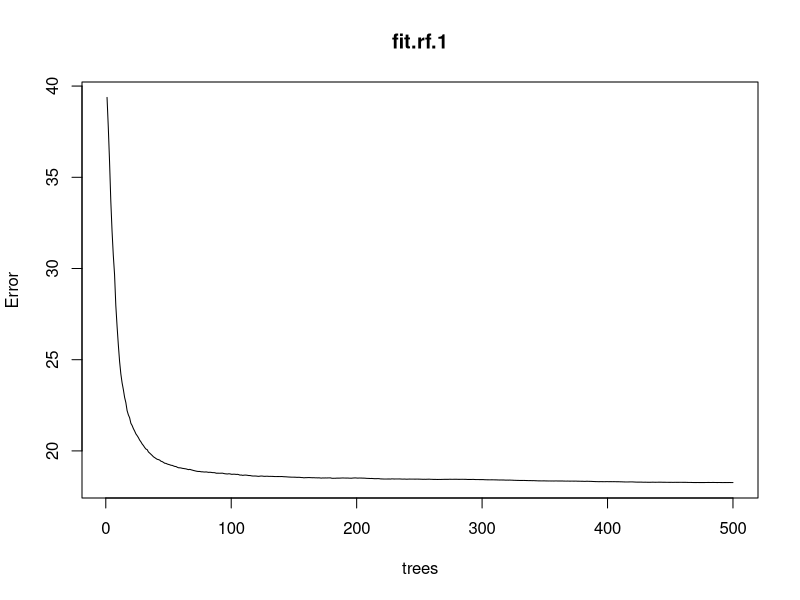
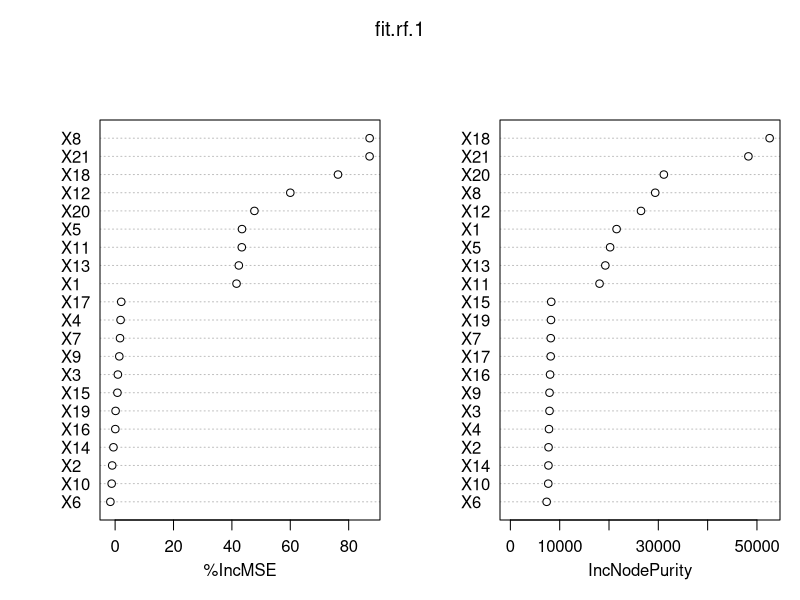

Write R code to recreate these figures, in order. (Note: a time limit stopped this script after it produced the figures.)
## ---- chunk 1
data <- read.csv("training_data.csv", header=TRUE)
head(data)
### We will also often need to calculate MSE using an observed
### and a prediction vector. This is another useful function.
get.MSPE = function(Y, Y.hat){
  return(mean((Y - Y.hat)^2))
}

### Create k CV folds for a dataset of size n
get.folds = function(n, K) {
  ### Get the appropriate number of fold labels
  n.fold = ceiling(n / K) # Number of observations per fold (rounded up)
  fold.ids.raw = rep(1:K, times = n.fold) # Generate extra labels
  fold.ids = fold.ids.raw[1:n] # Keep only the correct number of labels
  
  ### Shuffle the fold labels
  folds.rand = fold.ids[sample.int(n)]
  
  return(folds.rand)
}


#################################################################################
### In this tutorial, we will use random forests on the wine quality data to  ###
### predict Y using a subset of the other predictors. We will also see  ###
### a new way to do tuning using out-of-bag error                             ###
#################################################################################

library(randomForest)

set.seed(36597804)

#source("Tutorials/Read_Wine_Data.R")
#source("Tutorials/Sec05_Tutorial_Helper.R")


### We will start by fitting a single random forest so we can see how it works.
### Random forests are fit in R using the randomForest() function in the randomForest
### package. This function uses formula/data syntax. Other options include ntree,
### nodesize, and mtry for, respectively, the number of trees to fit, the terminal
### node size, and the number of predictor candidates to include for each tree. You
### can also set importance to TRUE to get variable importance, and keep.forest to
### TRUE if you want to store the resulting forest (you will pretty much always want
### to do this, and the default is TRUE, so we will just leave out keep.forest).
### Let's just leave all the settings at their default values and see how we do
### (we do need to set importance to TRUE)
fit.rf.1 <- randomForest(Y ~ ., data = data, importance = T)

### Plotting this RF object lets us see if we used enough trees. If not, you can
### change this by re-running randomForest() and setting ntree to a higher
### number (default is 500)
plot(fit.rf.1)

### We can get variable importance measures using the importance() function, and
### we can plot them using VarImpPlot()
importance(fit.rf.1)
varImpPlot(fit.rf.1)

### We can get out-of-bag (OOB) error directly from the predict() function.
### Specifically, if we don't include a new dataset, R gives the OOB predictions
### on the training set.
OOB.pred.1 <- predict(fit.rf.1)
(OOB.MSPE.1 <- get.MSPE(data$Y, OOB.pred.1))

### For reference, we can get the SMSE by using our training set with predict()
sample.pred.1 <- predict(fit.rf.1, data)
(SMSE.1 <- get.MSPE(data$Y, sample.pred.1))



###############################################################################
### Now, let's look at how to tune random forests using OOB error. We will  ###
### consider mtry = 1,2,3,4 and nodesize = 2, 5, 8.                         ###
###############################################################################

### Set parameter values
#all.mtry <- 1:4
#all.nodesize <- c(2, 5, 8)
#all.mtry <- 2:4
#all.nodesize <- c(5, 8)
#all.mtry <- c(9,10,11,12) 
#all.nodesize <- c(4,5)
all.mtry <- c(11)
all.nodesize <- c(4)
all.pars <- expand.grid(mtry = all.mtry, nodesize = all.nodesize)
n.pars <- nrow(all.pars)

### Number of times to replicate process. OOB errors are based on bootstrapping,
### so they are random and we should repeat multiple runs
M <- 5

### Create container for OOB MSPEs
OOB.MSPEs <- array(0, dim = c(M, n.pars))

for (i in 1:n.pars) {
  ### Print progress update
  print(paste0(i, " of ", n.pars))
  
  ### Get current parameter values
  this.mtry <- all.pars[i, "mtry"]
  this.nodesize <- all.pars[i, "nodesize"]
  
  ### Fit random forest models for each parameter combination
  ### A second for loop will make our life easier here
  for (j in 1:M) {
    ### Fit model using current parameter values. We don't need variable
    ### importance measures here and getting them takes time, so set
    ### importance to F
    fit.rf <- randomForest(Y ~ .,
                           data = data, importance = F,
                           mtry = this.mtry, nodesize = this.nodesize
    )
    
    ### Get OOB predictions and MSPE, then store MSPE
    OOB.pred <- predict(fit.rf)
    OOB.MSPE <- get.MSPE(data$Y, OOB.pred)
    
    OOB.MSPEs[j, i] <- OOB.MSPE # Be careful with indices for OOB.MSPEs
  }
}


### We can now make an MSPE boxplot. First, add column names to indicate
### which parameter combination was used. Format is mtry-nodesize
names.pars <- paste0(
  all.pars$mtry, "-",
  all.pars$nodesize
)
colnames(OOB.MSPEs) <- names.pars

### Make boxplot
boxplot(OOB.MSPEs, las = 2, main = "MSPE Boxplot")


### Get relative MSPEs and make boxplot
OOB.RMSPEs <- apply(OOB.MSPEs, 1, function(W) W / min(W))
OOB.RMSPEs <- t(OOB.RMSPEs)
boxplot(OOB.RMSPEs, las = 2, main = "RMSPE Boxplot")

### Zoom in on the competitive models
boxplot(OOB.RMSPEs, las = 2, main = "RMSPE Boxplot", ylim = c(1, 1.02))

test_predictors <- read.table("test_predictors.csv",
                              header = TRUE, sep = ",", na.strings = " "
)
dim(test_predictors)
fit.rf.2 <- randomForest(Y ~ .,
                         data = data, importance = T,
                         mtry = 11, nodesize = 4
)


prediction_rf_11_4 <- predict(fit.rf.2, test_predictors)

write.table(prediction_rf_11_4,
            "prediction_rf_11_4", sep = ",", row.names = FALSE, col.names = FALSE)
